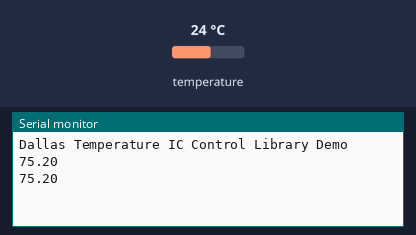
Bench run of a sketch on a simulated Arduino Uno, built with avr-gcc and run on an emulated ATmega328P. Shown: the last lines printed to the serial monitor. The test bench sets the inputs (shaded band); at power-on: temperature 24 °C.

Above: at 2.3 s.
2.4 s: temperature set to 12 °C
At 2.4 s:
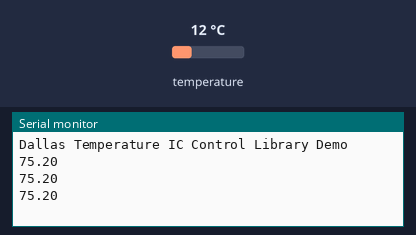
3.9 s: temperature set to 19 °C
At 3.9 s:
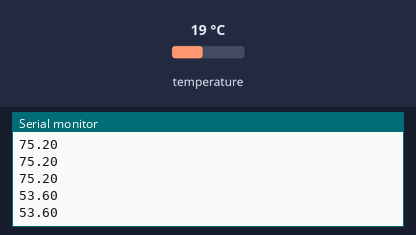
Timing chart, 0 to 6.9 s (numbered marks = the images above; inputs shaded):
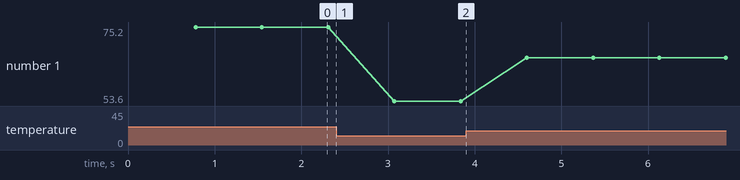

Measured:
- plotted number 1: 75.2 → 53.6 after the input at 2.4 s, 53.6 → 66.2 after the input at 3.9 s

The sketch:

DS18B20.ino
```cpp
//www.elegoo.com
//2016.06.13

#include <DallasTemperature.h>

#include <OneWire.h>
#include <DallasTemperature.h>
// Data wire is plugged into port 2 on the Arduino
#define ONE_WIRE_BUS 2
// Setup a oneWire instance to communicate with any OneWire devices (not just Maxim/Dallas temperature ICs)
OneWire oneWire(ONE_WIRE_BUS);
// Pass our oneWire reference to Dallas Temperature.
DallasTemperature sensors(&oneWire);
void setup(void)
{
  // start serial port
  Serial.begin(9600);
  Serial.println("Dallas Temperature IC Control Library Demo");
  // Start up the library
  sensors.begin();
}
void loop(void)
{
  // call sensors.requestTemperatures() to issue a global temperature
  // request to all devices on the bus
  //Serial.print("Requesting temperatures...");
  sensors.requestTemperatures(); // Send the command to get temperatures
  //Serial.println("DONE");

  double celcius = sensors.getTempCByIndex(0);
  double fahrenheight = ((9.0 / 5) * celcius) + 32;

  //Serial.println("New reading");
  //Serial.print("Celcius: ");
  //Serial.println(celcius);
  //Serial.print("Fahrenheigh: ");
  Serial.println(fahrenheight);
}
```
